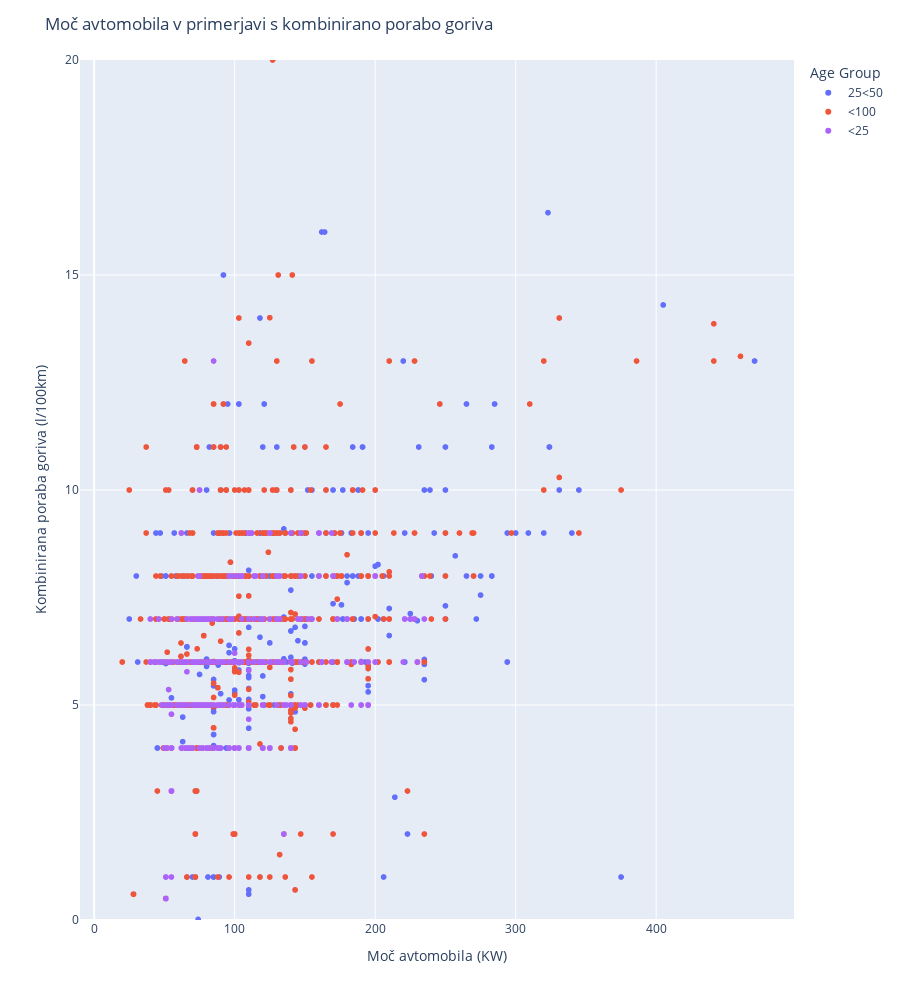

The code cell stored with this chart in its notebook:
### Code cell
import plotly.express as px
import numpy as np
cars['P12-Nazivna moc'] = pd.to_numeric(cars['P12-Nazivna moc'], errors='coerce')
# Remove rows where 'column_name' is NaN
cars = cars.dropna(subset=['P12-Nazivna moc'])
cars['V8-Kombinirana poraba goriva'] = pd.to_numeric(cars['V8-Kombinirana poraba goriva'], errors='coerce')
# Remove rows where 'column_name' is NaN
cars = cars.dropna(subset=['V8-Kombinirana poraba goriva'])

cars['V8-Kombinirana poraba goriva'] = cars['V8-Kombinirana poraba goriva'].astype(float)
cars['P12-Nazivna moc'] = cars['P12-Nazivna moc'].astype(float)
cars['C-Starost uporabnika vozila']
# Get a boolean series representing which row satisfies the condition
mask = cars['P13-Vrsta goriva (opis)'].isin(['Bencin', 'Dizel'])
# Filter the dataframe using the boolean series
filtered_cars = cars[mask]
jitter = 0.0
filtered_cars = filtered_cars[filtered_cars['V8-Kombinirana poraba goriva'] != 0]
filtered_cars['V8-Kombinirana poraba goriva'] = filtered_cars['V8-Kombinirana poraba goriva'] + np.random.randn(len(filtered_cars['V8-Kombinirana poraba goriva'])) *jitter
filtered_cars['P12-Nazivna moc'] = filtered_cars['P12-Nazivna moc'] + np.random.randn(len(filtered_cars['P12-Nazivna moc']))*jitter**2
# Scatter plot of nominal power vs combined fuel consumption with color by fuel type

# Define the age groups and their corresponding ranges
age_groups = {
    'Boomers': (50, 70),
    'Millennials': (25, 40),
    'Gen Z': (1, 20)
}
color_map = {
    'Gen Z': 'blue',
    'Millennials': 'green',
    'Boomers': 'red'
}
# Define the bin edges
bin_edges = [0,25,50,100]

# Define the bin labels
bin_labels = ['<25', '25<50', '<100']

# Discretize the 'C-Starost uporabnika vozila' column into age groups
filtered_cars['Age Group'] = pd.cut(filtered_cars['C-Starost uporabnika vozila'], bins=bin_edges, labels=bin_labels)



fig = px.scatter(filtered_cars, x="P12-Nazivna moc", y="V8-Kombinirana poraba goriva", color="Age Group",labels={"": "Starostna skupina"})
fig.update_yaxes(range=[0, 20])
fig.update_layout(title='Moč avtomobila v primerjavi s kombinirano porabo goriva',
                   xaxis_title='Moč avtomobila (KW)',
                   yaxis_title='Kombinirana poraba goriva (l/100km)')
fig.update_layout(dict( height=1000))

### Figure 1 — Plotly figure (JSON) as saved in the notebook; plotly's stock layout.template omitted (floating-point values rounded to 4 significant figures; data arrays with more than 128 entries replaced by an {"elided": "..."} marker saying what was removed)
{"data": [{"hovertemplate": "Age Group=25<50<br>P12-Nazivna moc=%{x}<br>V8-Kombinirana poraba goriva=%{y}<extra></extra>", "legendgroup": "25<50", "marker": {"color": "#636efa", "symbol": "circle"}, "mode": "markers", "name": "25<50", "showlegend": true, "type": "scattergl", "x": {"elided": "12436 float values"}, "xaxis": "x", "y": {"elided": "12436 float values"}, "yaxis": "y"}, {"hovertemplate": "Age Group=<100<br>P12-Nazivna moc=%{x}<br>V8-Kombinirana poraba goriva=%{y}<extra></extra>", "legendgroup": "<100", "marker": {"color": "#EF553B", "symbol": "circle"}, "mode": "markers", "name": "<100", "showlegend": true, "type": "scattergl", "x": {"elided": "12713 float values"}, "xaxis": "x", "y": {"elided": "12713 float values"}, "yaxis": "y"}, {"hovertemplate": "Age Group=<25<br>P12-Nazivna moc=%{x}<br>V8-Kombinirana poraba goriva=%{y}<extra></extra>", "legendgroup": "<25", "marker": {"color": "#ab63fa", "symbol": "circle"}, "mode": "markers", "name": "<25", "showlegend": true, "type": "scattergl", "x": {"elided": "994 float values"}, "xaxis": "x", "y": {"elided": "994 float values"}, "yaxis": "y"}], "layout": {"height": 1000, "legend": {"title": {"text": "Age Group"}, "tracegroupgap": 0}, "margin": {"t": 60}, "title": {"text": "Moč avtomobila v primerjavi s kombinirano porabo goriva"}, "xaxis": {"anchor": "y", "domain": [0, 1], "title": {"text": "Moč avtomobila (KW)"}}, "yaxis": {"anchor": "x", "domain": [0, 1], "range": [0, 20], "title": {"text": "Kombinirana poraba goriva (l/100km)"}}}}
